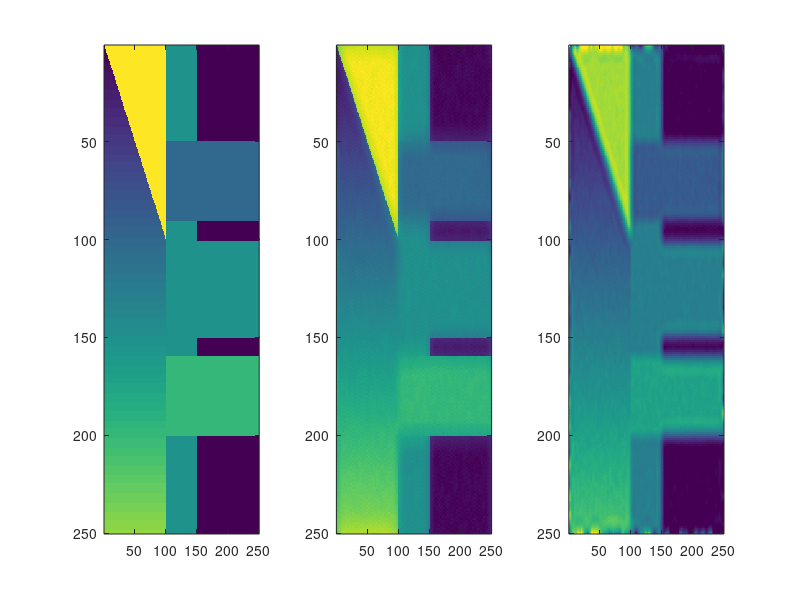
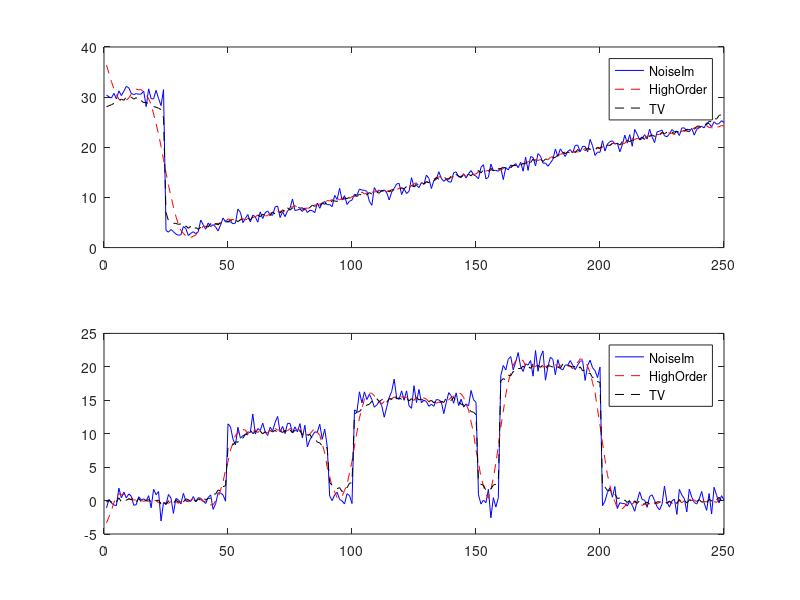

Source code (MATLAB) for these figures, in order:
%% Matlab's gradient functions 
%% Higher Order PDEs denoising 
clear; close all; clc; 
u = zeros(250,250);
u(:,100:150) = 15; 
u(50:90,:) = 10;
u(101:150,:) = 15; 
u(160:200,:) = 20; 

for i = 1:250
    for j = 1:100
        u(i,j) = i/10; 
         if i < j
           u(i,j) = 30; 
         end 
    end
end 
Lu = u; 
n = randn(size(u)); 
u = u + n; 
u = double(u); 
u0 = u;
v = u;

%parameters
lam1 = 1e-3; 
lam2 = 1e-3;
eps = 1e-9; 
%step size for gradient descent 
t_tv =1e-1; 
t_htv = 1e-1; %MAKE THIS LESS THAN .01!!!
E1iter = 100; 
E2iter = 1000; 

figure('units','normalized','outerposition',[0 0 1 0.5]); 
for i = 1:E1iter
    %% E1 
    ui1j= circshift(u,[0 -1]); %   i+1, j 
    uij1= circshift(u,[-1 0]); %       i, j+1 
    ui1j1=circshift(u,[-1 -1]); %  i+1, j+1

    ui_j_ = circshift(u,[1 1]);% i-1, j-1
    ui_j = circshift(u,[0 1]);%     i-1, j
    uij_ = circshift(u,[1 0]); %    i    , j-1

    dx  = ui1j - u;
    dx_= -ui_j + u;

    dy  = uij1-u; 
    dy_ =-uij_+u;

 % abs value terms
    m_dx = (sign(dy)+sign(dy_))./2.*min((dy.^2).^(1/2),(dy_.^2).^(1/2)); 
    abs_dx = (dx.^2+m_dx.^2+eps).^(1/2); 
    m_dy = (sign(dx)+sign(dx_))./2.*min((dx.^2).^(1/2),(dx_.^2).^(1/2));
    abs_dy =  (dy.^2+m_dy.^2+eps).^(1/2);
    
    ddx_ = (-circshift(dx./abs_dx,[0,1])+dx./abs_dx); %i-1, j
    ddy_ = (-circshift(dy./abs_dy,[1,0])+dy./abs_dy); %i, j-1 

%     s = (abs_dx.*abs_dy).^(1/2); 
    s = 1; 
    div =  ddx_+ddy_; 
    e = s.*(div -2*lam1.*(u-u0));
    unew = u + t_tv.*e; %lambda should be updated
    unew = real(unew); 
    u = unew; 
end 
    %% E2, rename the shifted values, these are the derivatives of v. 
 for i = 1:E2iter 
    L1 = del2(v); 
    L2 = del2(L1./abs(L1+eps)); 
    e = L2-lam2.*(v-u0); 
    vnew = v -t_htv.*e; 
    vnew = real(vnew); 
    v = vnew;
end 
% figure(); 
subplot(1,3,1);
imagesc(Lu);
subplot(1,3,2);
imagesc(u);
subplot(1,3,3);
imagesc(v,[0,35]); 
% subplot(1,4,4)
% imagesc(u,[0,25]); 
% figure();imagesc(theta); 
figure();
subplot(2,1,1); 
plot(u0(:,25),'b'); hold on; 
plot(vnew(:,25),'--r'); 
plot(unew(:,25),'--k'); hold off;
legend('NoiseIm','HighOrder','TV'); 
subplot(2,1,2); 
plot(u0(:,200),'b'); hold on; 
plot(vnew(:,200),'--r'); 
plot(unew(:,200),'--k'); hold off; 
legend('NoiseIm','HighOrder','TV'); 
% figure();
% subplot(2,1,1); 
% plot(u0(:,25),'b'); hold on; plot(unew(:,25),'--r'); 
% subplot(2,1,2);
% plot(u0(:,200),'b'); hold on; plot(unew(:,200),'--r'); 
